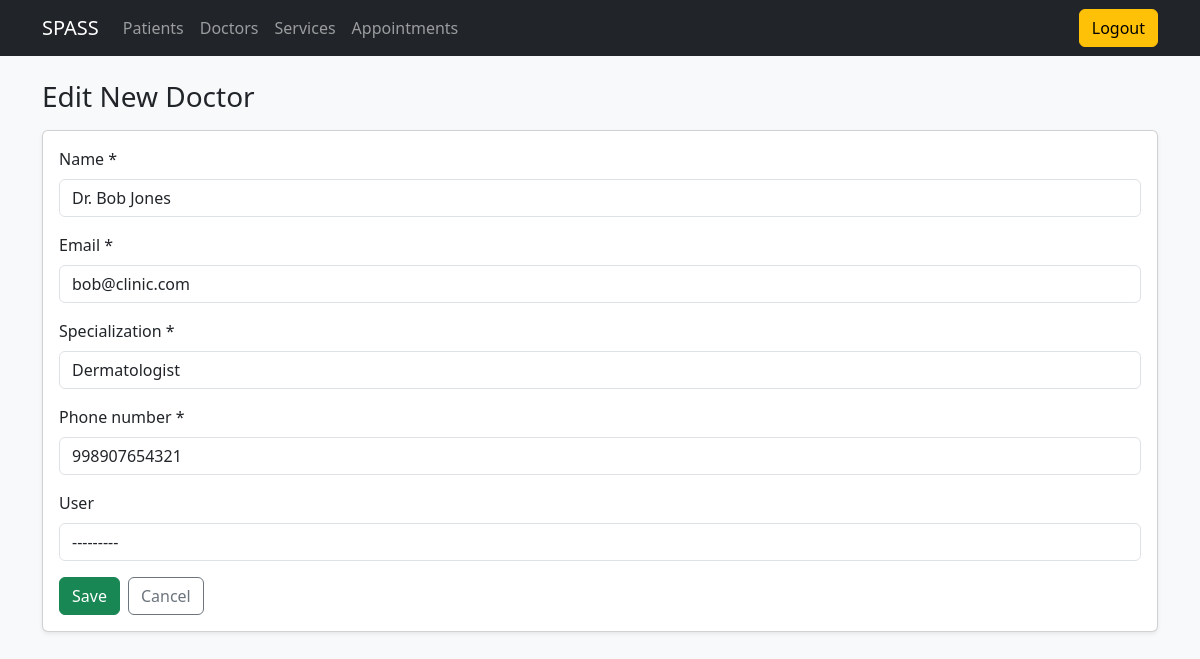
/doctors/update/2/ (signed in), run on an earlier commit of the app's database.
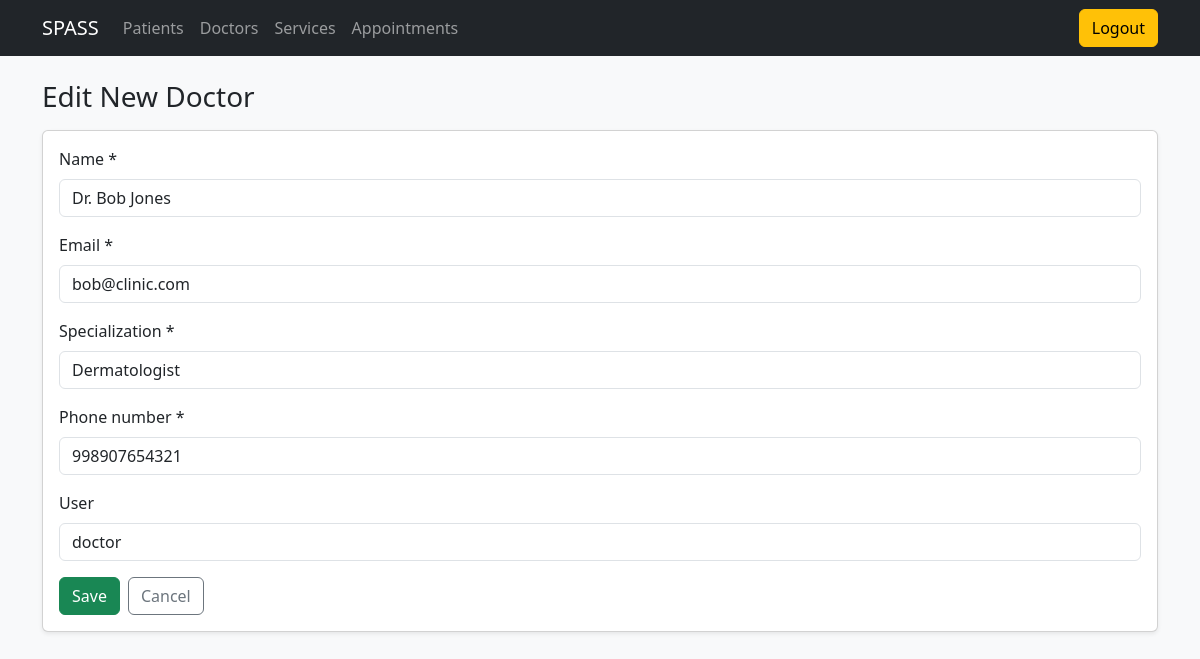
And on a later commit of the database.
### scheduling/models.py (models this page shows, shortened)
class Doctor(Model):
    name = CharField(max_length=100)
    email = EmailField(unique=True)
    specialization = CharField(max_length=100)
    phone_number = CharField(max_length=15)
    user = OneToOneField(User, on_delete=CASCADE, null=True, blank=True, related_name='doctor_profile')

### scheduling/views.py (the view)
# urls.py: path('doctors/update/<int:id>/', views.update_doctor, name='update_doctor'),
@permission_required("scheduling.change_doctor", raise_exception=True)
def update_doctor(request, id):
    doctor = get_object_or_404(Doctor, id=id)
    form = DoctorForm(request.POST or None, instance=doctor)
    if form.is_valid():
        form.save()
        messages.info(request, "Doctor successfully updated")
        return redirect('doctors')
    return render(request, 'doctors/update_doctor.html', {'form': form})

### scheduling/forms.py (shortened to what this page needs)
class DoctorForm(BaseStyledModelForm):
    class Meta:
        model = Doctor
        fields = '__all__'

### scheduling/templates/doctors/update_doctor.html (shortened to what this page needs)
{% extends "base.html" %}
{% block content %}
  <h1 class="h3 mb-3">Edit New Doctor</h1>
  <div class="card shadow-sm">
    <div class="card-body">
      <form method="post">
        {% include 'partials/_form_fields.html' with form=form %}
        <div class="d-flex gap-2">
          <button class="btn btn-success" type="submit">Save</button>
          <a class="btn btn-outline-secondary" href="{% url 'doctors' %}">Cancel</a>
        </div>
      </form>
    </div>
  </div>
{% endblock %}

### templates/partials/_form_fields.html (shortened to what this page needs)
{% for field in form %}
  <div class="mb-3">
    <label class="form-label">{{ field.label }}{% if field.field.required %} *{% endif %}</label>
    {{ field }}
  </div>
{% endfor %}

What changed in the data, as far as the page shows it:
changed Doctor "Dr. Bob Jones": user "---------" → "doctor"
